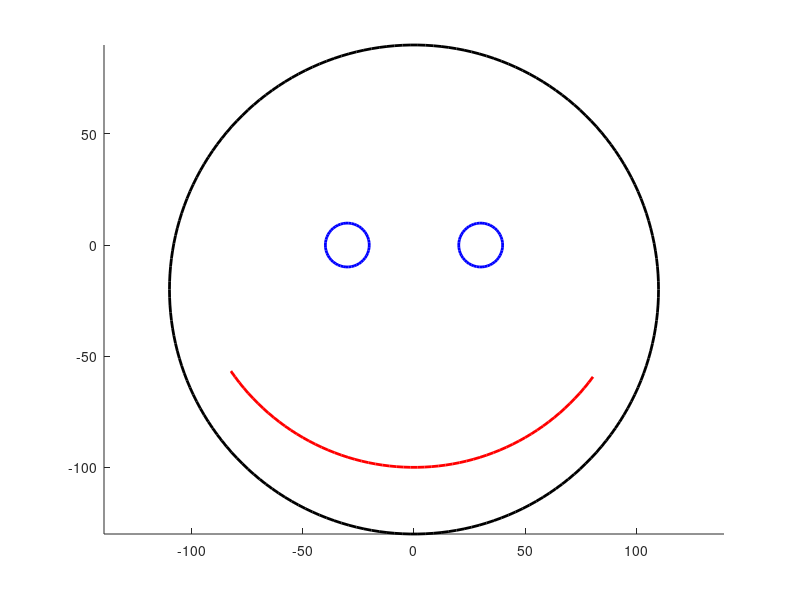

Write the MATLAB code that produced this figure.

R=100; 
theta=linspace(pi/2,-pi/2,100);
x=-R*sin(theta);
y=-R*cos(theta);
x=x(20:80);
y=y(20:80);
xx=[R*sin(theta)*1.1 -R*sin(theta)*1.1];
yy=[R*cos(theta)*1.1 -R*cos(theta)*1.1];

figure
scatter([-30 30],[0 0],1000,'b','LineWidth',2)
hold on
plot(x,y,'r','LineWidth',2)
plot(xx,yy-20,'k','LineWidth',2)
axis equal
